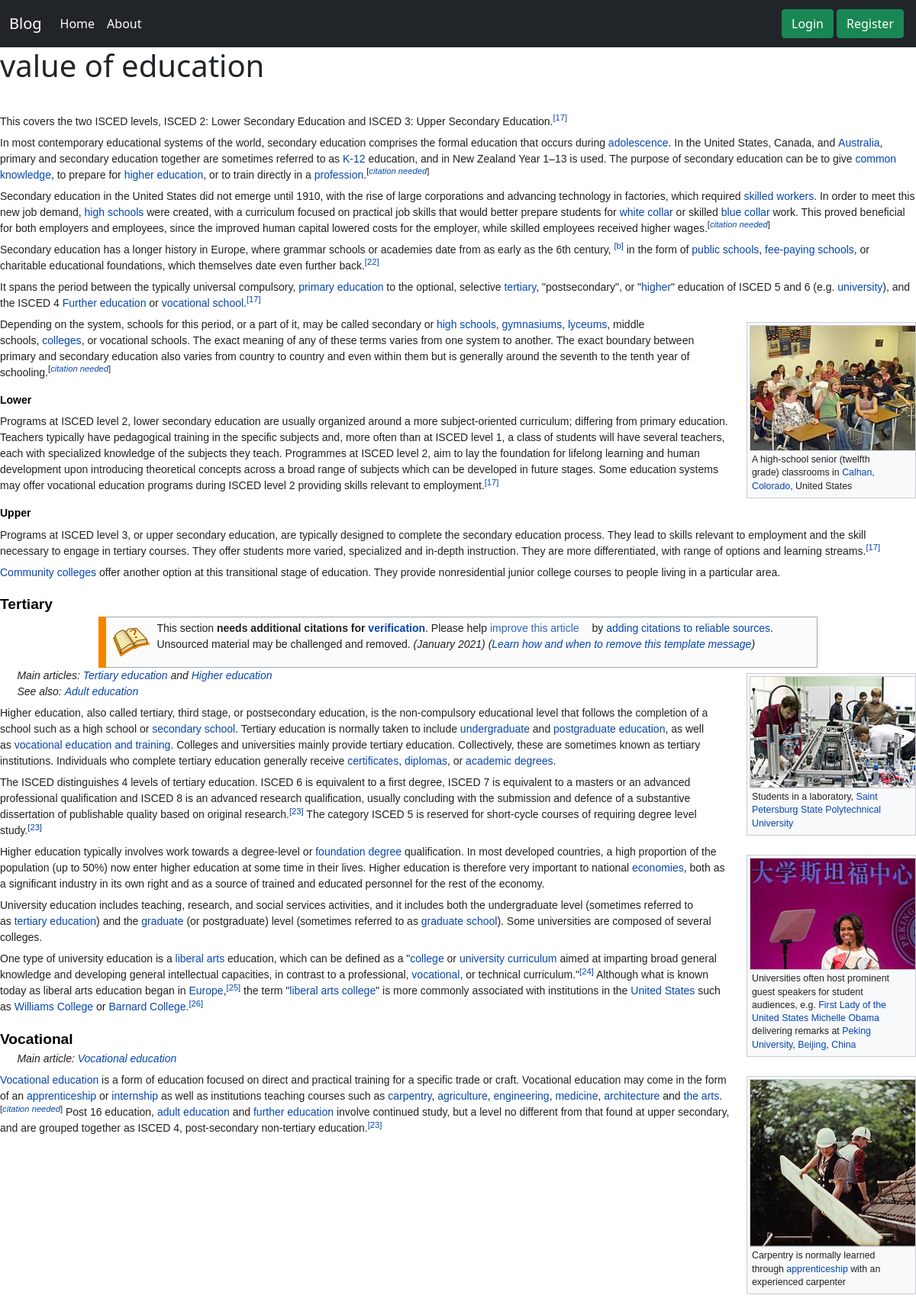
The app's page /get-blog/5/ with its own data.
### blog/models.py (models this page shows)
class Blog(models.Model):
    title = models.CharField(max_length=100)
    content = FroalaField()
    category = models.ForeignKey(Category, on_delete=models.CASCADE)
    user = models.ForeignKey(User, on_delete=models.CASCADE)
    banner_image = models.ImageField(upload_to='public/static/blog')
    updated_at = models.DateField(auto_now_add=True)
    created_at = models.DateField(auto_now=True)

### blog/views.py (the view)
# urls.py: path('get-blog/<id>/',get_blog,name='get_blog'),
def get_blog(request,id):
    context = {}
    try:
        blog_obj = Blog.objects.get(id=id)
        context['blog'] = blog_obj
    except Exception as e:
        print(e)
    return render(request,'detail_blog.html',context)

### blog/templates/detail_blog.html
{% extends 'base.html' %}
{% block content %}
<h1>{{blog.title}}</h1>
<br>
{{blog.content|safe}}
{% endblock %}

### records on screen
Blog: title "value of education", content "This covers the two ISCED levels, ISCED 2: Lower Secondary Education and ISCED 3: Upper Secondary Education. [17] In most contemporary educational systems of the world, secondary education comprises the formal education that occurs during adolescence . In the United States, Canada, and Australia , primary and secondary education together are sometimes referred to as K-12 education, and in New Zealand Year 1–13 is used. The purpose of secondary education can be to give common knowledge , to prepare for higher education , or to train directly in a profession . [ citation needed ] Secondary education in the United States did not emerge until 1910, with the rise of large corporations and…"
